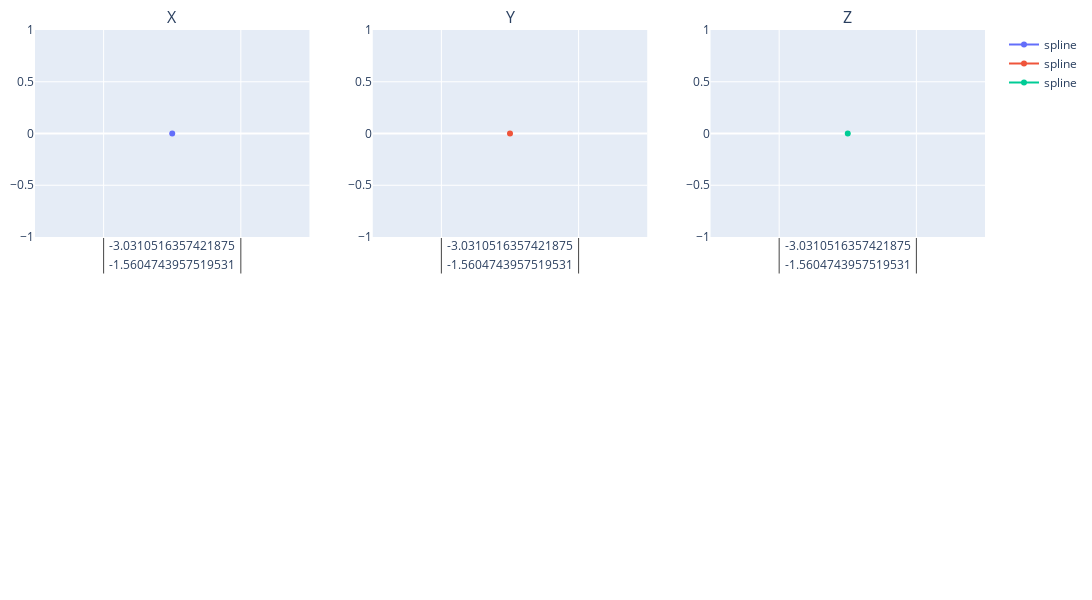

Here is the notebook cell this chart was saved with:
### Code cell
fig = make_subplots(
    rows=2,
    cols=3,
    subplot_titles=("X", "Y", "Z"),
)

for i in range(3):
    scatter = go.Scatter(
        x=depth_list,
        y=forces[:, i],
        name="spline",
        text=["tweak line smoothness<br>with 'smoothing' in line object"],
        hoverinfo="text+name",
        line_shape="spline",
    )
    fig.add_trace(scatter, row=1, col=i + 1)

fig.update_layout(
    width=1200,  # Adjusted for 6 plots
    height=600,
    margin=dict(l=10, r=10, t=30, b=10),
)

display(fig)

### Figure 1 — Plotly figure (JSON) as saved in the notebook; plotly's stock layout.template omitted (floating-point values rounded to 4 significant figures; data arrays with more than 128 entries replaced by an {"elided": "..."} marker saying what was removed)
{"data": [{"hoverinfo": "text+name", "line": {"shape": "spline"}, "name": "spline", "text": ["tweak line smoothness<br>with 'smoothing' in line object"], "type": "scatter", "x": {"elided": "1236x1 float values"}, "xaxis": "x", "y": {"elided": "1236 float values"}, "yaxis": "y"}, {"hoverinfo": "text+name", "line": {"shape": "spline"}, "name": "spline", "text": ["tweak line smoothness<br>with 'smoothing' in line object"], "type": "scatter", "x": {"elided": "1236x1 float values"}, "xaxis": "x2", "y": {"elided": "1236 float values"}, "yaxis": "y2"}, {"hoverinfo": "text+name", "line": {"shape": "spline"}, "name": "spline", "text": ["tweak line smoothness<br>with 'smoothing' in line object"], "type": "scatter", "x": {"elided": "1236x1 float values"}, "xaxis": "x3", "y": {"elided": "1236 float values"}, "yaxis": "y3"}], "layout": {"annotations": [{"font": {"size": 16}, "showarrow": false, "text": "X", "x": 0.1444, "xanchor": "center", "xref": "paper", "y": 1, "yanchor": "bottom", "yref": "paper"}, {"font": {"size": 16}, "showarrow": false, "text": "Y", "x": 0.5, "xanchor": "center", "xref": "paper", "y": 1, "yanchor": "bottom", "yref": "paper"}, {"font": {"size": 16}, "showarrow": false, "text": "Z", "x": 0.8556, "xanchor": "center", "xref": "paper", "y": 1, "yanchor": "bottom", "yref": "paper"}], "height": 600, "margin": {"b": 10, "l": 10, "r": 10, "t": 30}, "width": 1200, "xaxis": {"anchor": "y", "domain": [0, 0.2889]}, "xaxis2": {"anchor": "y2", "domain": [0.3556, 0.6444]}, "xaxis3": {"anchor": "y3", "domain": [0.7111, 1]}, "xaxis4": {"anchor": "y4", "domain": [0, 0.2889]}, "xaxis5": {"anchor": "y5", "domain": [0.3556, 0.6444]}, "xaxis6": {"anchor": "y6", "domain": [0.7111, 1]}, "yaxis": {"anchor": "x", "domain": [0.625, 1]}, "yaxis2": {"anchor": "x2", "domain": [0.625, 1]}, "yaxis3": {"anchor": "x3", "domain": [0.625, 1]}, "yaxis4": {"anchor": "x4", "domain": [0, 0.375]}, "yaxis5": {"anchor": "x5", "domain": [0, 0.375]}, "yaxis6": {"anchor": "x6", "domain": [0, 0.375]}}}
